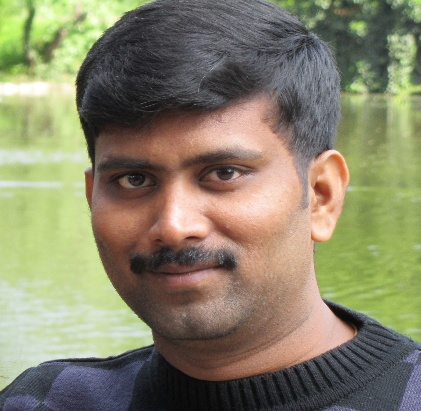
#> input picture opencv_demo/resources/rsk_resize.jpg, 421 x 411 px
$ python opencv_gradient_demo.py
#> lines starting #> are read from the running program, lines starting #| are printed output that depends on the picture; after the words box and inside, x2 and y2 are one past the last pixel; in counts of white or black regions, pixels touching at a corner belong together
import cv2 as cv
import numpy as np


color = (0,0,0)

img = cv.imread('resources/rsk_resize.jpg')
#> img is the input picture: shape (411, 421, 3); mean B, G, R 106.3, 131.8, 135.8
img = cv.cvtColor(img,cv.COLOR_BGR2GRAY)
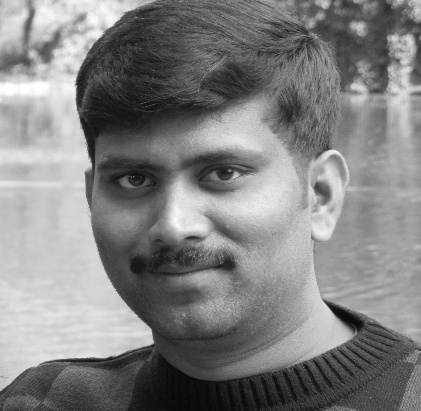
#> img: shape (411, 421); min 4, max 255, mean 130.1

imglapl = cv.Laplacian(img,cv.CV_64F)
cv.putText(imglapl,'Laplacian',(50,50),cv.FONT_HERSHEY_SIMPLEX,2,color,4,cv.LINE_AA)
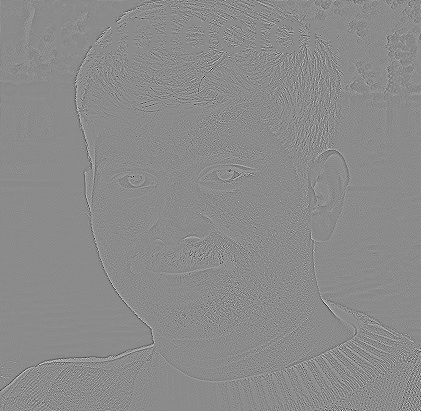
#> imglapl: shape (411, 421) float64; min -306, max 254, mean 0; drawn with min black and max white

imgsobel = cv.Sobel(img,cv.CV_64F,1,0,5)
cv.putText(imgsobel,'Sobel',(50,50),cv.FONT_HERSHEY_SIMPLEX,2,color,4,cv.LINE_AA)
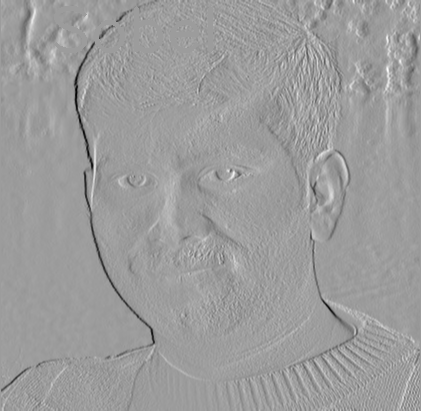
#> imgsobel: shape (411, 421) float64; min -639, max 401, mean -1; drawn with min black and max white

imgscharr = cv.Scharr(img,cv.CV_64F,0,1)
cv.putText(imgscharr,'Scharr',(50,50),cv.FONT_HERSHEY_SIMPLEX,2,color,4,cv.LINE_AA)
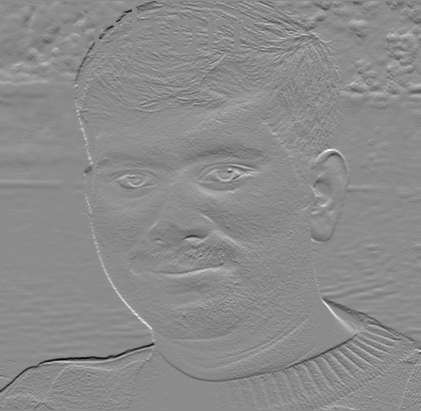
#> imgscharr: shape (411, 421) float64; min -2790, max 2292, mean -7.1; drawn with min black and max white

cv.putText(img,'Original',(50,50),cv.FONT_HERSHEY_SIMPLEX,2,color,4,cv.LINE_AA)
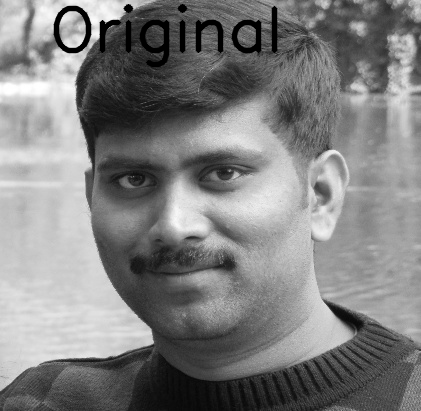
#> img: shape (411, 421); 2.35% of pixels changed, all inside (x1, y1, x2, y2) = (53, 4, 278, 68)

imgstack = np.concatenate((img,imglapl,imgsobel,imgscharr),axis=1)
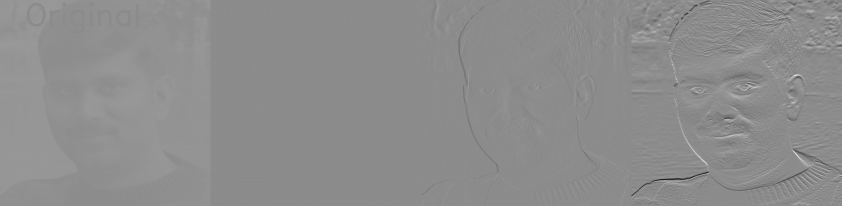
#> imgstack: shape (411, 1684) float64 (shown at 1/2 size); min -2790, max 2292, mean 30; drawn with min black and max white
cv.imshow('Gradient-Demo', imgstack)
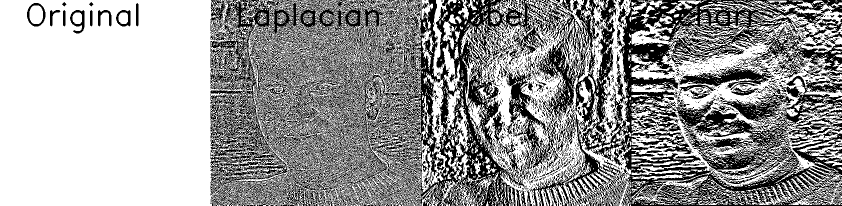
#> window 'Gradient-Demo': shape (411, 1684) (shown at 1/2 size); 60.6% white; 2283 black regions (2074 under 20 px), largest, box (x1, y1, x2, y2) and area: (421, 0, 1684, 411) 234505, (1499, 52, 1684, 145) 4558, (1358, 129, 1549, 180) 3655

cv.waitKey(0)
cv.destroyAllWindows()
